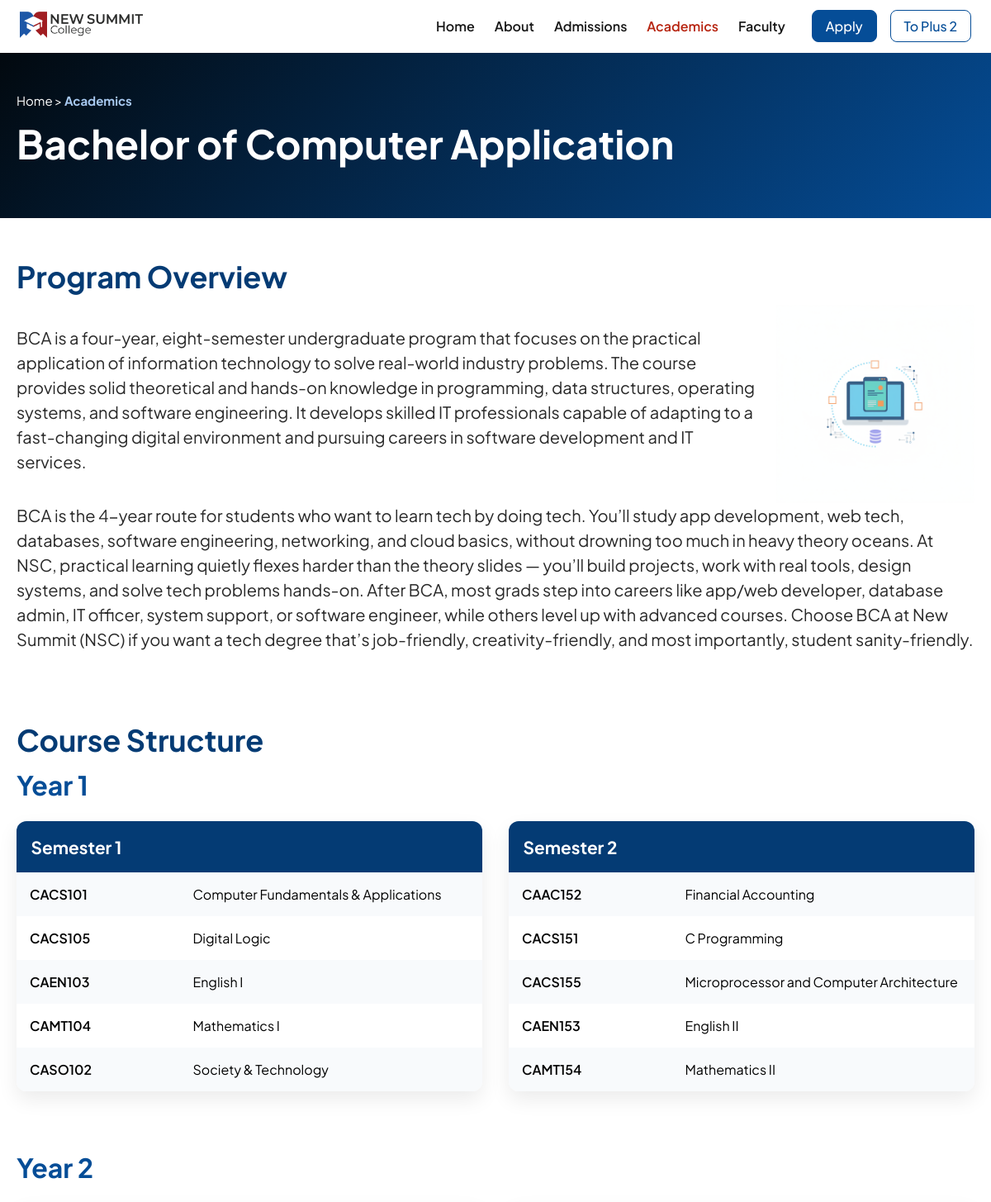
/academics/bca/ (upper part), run on the app's committed database.
### main/models.py (models this page shows, shortened)
class Academics(models.Model):
    PROGRAM_LEVEL = [
        ('plus2', '+2 (NEB)'),
        ('bachelors', 'Bachelors'),
    ]
    PROGRAM_CHOICES = [
        ('science', 'Science'),
        ('management', 'Management'),
        ('law', 'Law'),
        ('csit', 'BSc CSIT'),
        ('bca', 'BCA'),
        ('bbm', 'BBM'),
        ('bbs', 'BBS'),
    ]
    program_key = models.CharField(max_length=15, choices=PROGRAM_CHOICES, unique=True)
    title = models.CharField(max_length=150)
    description = models.TextField()
    image = models.ImageField(upload_to='academics', blank=True, null=True)
    level = models.CharField(max_length=12, choices=PROGRAM_LEVEL)
    overview = models.TextField(null=True, blank=True)
    criteria = models.TextField(null=True, blank=True)
    def get_absolute_url(self):
        return reverse('academics', kwargs={'pk': self.program_key})

class Course(models.Model):
    program = models.ForeignKey(Academics, on_delete=models.CASCADE, related_name="courses")
    year = models.PositiveIntegerField()
    semester = models.PositiveIntegerField(null=True, blank=True)
    class Meta:
        unique_together = ('program', 'year', 'semester')
        ordering = ['year', 'semester']

class Subject(models.Model):
    course = models.ForeignKey(Course, on_delete=models.CASCADE, related_name="subjects")
    code = models.CharField(max_length=20)
    name = models.CharField(max_length=150)
    class Meta:
        unique_together = ('course', 'code')
        ordering = ['code']

### main/views.py (the view, shortened to what this page needs)
# urls.py: path('academics/<str:pk>/', views.academics, name='academics'),
def academics(request, pk):
    program = get_object_or_404(Academics, program_key=pk)
    courses = Course.objects.filter(program=program).order_by('year', 'semester')
    careers = Career.objects.filter(program=program)
    program.criteria = program.criteria.split('\n') if program.criteria else []
    context = {
        "plus2": False,
        "program": program,
        "courses": courses,
        "careers": careers,
    }
    return render(request, "main/academics.html", context)

### main/context_processors.py (called while the page is built)
def academic_program(request):
    plus_programs = Academics.objects.filter(level="plus2").order_by(
    Case(
        When(program_key="science", then=0),
        When(program_key="management", then=1),
        default=2,
        output_field=IntegerField()
    ),
    "title"
    )
    bachelors_programs = Academics.objects.filter(level="bachelors").order_by(
        Case(
            When(program_key="csit", then=0),
            When(program_key="bca", then=1),
            default=2,
            output_field=IntegerField()
        ),
        "title"
    )
    return {'plus2_programs': plus_programs, 'bachelors_programs': bachelors_programs}

### main/templates/main/academics.html (shortened to what this page needs)
{% extends 'main.html' %}
{% load static %}
{% block extra_css %}
<link rel="stylesheet" href="{% static 'styles/academics.css' %}" />
{% endblock %}
{% block content %}
<section class="section_100 section-top">
    <div class="section_1260">
        <p><a href="{% url 'home' %}">Home</a> > <strong>Academics</strong></p>
        <h1>{{ program.title }}</h1>
    </div>
</section>
<div class="container section_1260">
    <section id="overview" class="section-m-b">
        <h2>Program Overview</h2>
        <div class="overview-container">
            <div class="content">
                <p>{{ program.overview }}</p>
            </div>
            <div class="image">
                <img src="{{ program.image.url }}" alt="">
            </div>
        </div>
        <p>{{ program.description }}</p>
    </section>
    <section id="course">
        <h2>Course Structure</h2>
        {% regroup courses by year as year_groups %}
        {% for year_group in year_groups %}
        <div class="course-year">
            {% if program.program_key == "bbs" %}
            {% else %}
            <h3>Year {{ year_group.grouper }}</h3>
            {% endif %}
            <div class="semester-grid">
                {% for course in year_group.list %}
                <div class="semester-table">
                    <table>
                        {% if program.program_key == "bbs" %}
                        <thead>
                            <tr>
                                <th colspan="2">
                                    Year {{ year_group.grouper }}
                                </th>
                            </tr>
                        </thead>
                        {% else %}
                        <thead>
                            <tr>
                                <th colspan="2">
                                    Semester {{ course.semester }}
                                </th>
                            </tr>
                        </thead>
                        {% endif %}
                        <tbody>
                            {% for subject in course.subjects.all %}
                            <tr>
                                <td>{{ subject.code }}</td>
                                <td>{{ subject.name }}</td>
                            </tr>
                            {% empty %}
                            <tr>
                                <td colspan="2">No subjects found</td>
                            </tr>
                            {% endfor %}
                        </tbody>
                    </table>
                </div>
                {% endfor %}
            </div>
        </div>
        {% endfor %}
    </section>
</div>
{% endblock %}

### static/styles/main.css (style rules this page uses)
:root { --logo-red: #8A1204; --logo-blue: #054D97; --white: #fff; --black: #000; --dark-font: #181818; --gray-font: #282828; --light-font: #383838; --lightest-font: #666; --inverse-font: #ffffff; --blue: #043B74; --red: #5A0C02; --sky-blue: #5AA3FF; --light-blue: #054D97; --light-red: #B72410; --darkest-blue: #02090F; --darkest-red: #120201; --lightest-blue: #A8C9F0; --lightest-red: #F0B4AF; --black-bg: #101010; --light-gray-bg: #f7f9fc; }
* { margin: 0; padding: 0; font-family: "PlusJakartaSans"; box-sizing: border-box; }
html { scroll-behavior: smooth; }
html, body { overflow-x: hidden; }
a { text-decoration: none; }
section { scroll-margin-top: 72px; }
.section_100 { width: 100%; }
.section_1260 { max-width: 1260px; margin: 0 auto; padding: 0 20px; }
.section-m-b { margin-bottom: clamp(2.25rem, 7vw, 6.5rem); }

### static/styles/academics.css (style rules this page uses)
.section-top { background: linear-gradient(135deg, var(--darkest-blue), var(--light-blue)); padding: clamp(2rem,4vw,5rem) 0; color: var(--inverse-font); margin-bottom: clamp(2rem,4vw,5rem); }
.section-top h1 { font-size: clamp(2rem, 4vw, 3rem); margin-bottom: clamp(0.5rem, 1vw, 1rem); }
.section-top p { font-size: clamp(0.9rem, 1.25vw, 1.5rem); margin-bottom: clamp(0.5rem, 1vw, 1rem); }
.section-top a { color: var(--inverse-font); }
.section-top strong { color: var(--lightest-blue); }
.overview-container { display: flex; align-items: center; gap: clamp(12px, 3vw, 24px); width: 100%; }
.overview-container .content { flex: 1; font-size: clamp(13px, 2.6vw, 16px); }
.overview-container .image { width: clamp(96px, 40vw, 240px); display: flex; justify-content: center; align-items: center; flex-shrink: 0; }
.overview-container .image img { width: 100%; max-width: 240px; height: auto; display: block; }
.container { padding-bottom: clamp(2.25rem, 7vw, 6.5rem); }
.container h2, h3 { margin-bottom: clamp(0.5rem, 1vw, 1rem); }
.container h2 { color: var(--blue); font-size: clamp(1.75rem, 3vw, 2.5rem); margin-bottom: clamp(6px, 1.5vw, 12px); }
.container h3 { color: var(--light-blue); font-size: clamp(1.5rem, 3vw, 2rem); margin-bottom: clamp(1rem, 2vw, 1.5rem); }
.container p { color: var(--gray-font); font-size: clamp(14px, 2.5vw, 1.25rem); line-height: 1.5; margin-bottom: clamp(6px, 1.8vw, 10px); }
.course-year { margin-bottom: clamp(3rem, 6vw, 5rem); }
.semester-grid { display: grid; grid-template-columns: repeat(2, 1fr); gap: clamp(1rem, 3vw, 2rem); align-items: start; }
.semester-table { border-radius: clamp(0.6rem, 1vw, 1rem); overflow: hidden; background: var(--white); box-shadow: 0 10px 25px rgba(0,0,0,0.08); height: fit-content; }
.semester-table table { width: 100%; border-collapse: collapse; }
.semester-table thead th { background: var(--blue); color: var(--inverse-font); text-align: left; padding: clamp(0.8rem, 1.5vw, 1.1rem); font-size: clamp(1.1rem, 2vw, 1.3rem); }
.semester-table td { padding: clamp(0.7rem, 1.5vw, 1rem); }
.semester-table tr:nth-child(odd) td { background: #f8fafc; }
.semester-table td:first-child { width: 35%; font-weight: 600; }

### data on the page
Academics: title "Bachelor of Computer Application", overview "BCA is a four-year, eight-semester undergraduate program that focuses on the practical application of information technology to solve real-world industry problems. The course provides solid theoretical and hands-on knowledge in programming, data structures, operating systems, and software engineering. It develops skilled IT professionals capable of adapting to a fast-changing digital environment and pursuing careers in software development and IT services.", image (picture), description "BCA is the 4-year route for students who want to learn tech by doing tech. You’ll study app development, web tech, databases, software engineering, networking, and cloud basics, without drowning too much in heavy theory oceans. At NSC, practical learning quietly flexes harder than the theory slides — you’ll build projects, work with real tools, design systems, and solve tech problems hands-on. After BCA, most grads step into careers like app/web developer, database admin, IT officer, system support, or software engineer, while others level up with advanced courses. Choose BCA at New Summit (NSC) if you want a tech degree that’s job-friendly, creativity-friendly, and most importantly,…"
Course: semester "1"
Subject: code "CACS101", name "Computer Fundamentals & Applications"
Subject: code "CACS105", name "Digital Logic"
Subject: code "CAEN103", name "English I"
Subject: code "CAMT104", name "Mathematics I"
Subject: code "CASO102", name "Society & Technology"
Course: semester "2"
Subject: code "CAAC152", name "Financial Accounting"
Subject: code "CACS151", name "C Programming"
Subject: code "CACS155", name "Microprocessor and Computer Architecture"
Subject: code "CAEN153", name "English II"
Subject: code "CAMT154", name "Mathematics II"

### other printed values
{{ year_group.grouper }} "1" "2"
